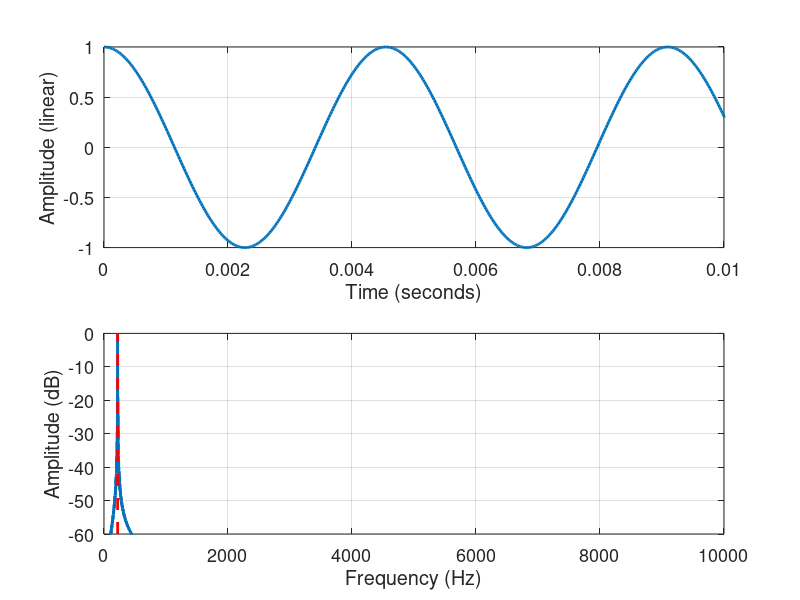

The MATLAB script that drew this image: (Note: this script raises an error after producing the figure.)
% FM synthesis example

addpath(genpath('../../proofOfConcept'))

% input parameters
fs = 44100;
dur = 1;
fc = 220;
fm = 1000;

% directories for saving
figDir = 'figures/';
audioDir = 'audioExamples/';

MVec = [0 1 5];
NM = length(MVec);



for m=1:NM
    M = MVec(m);

    % derived parameters
    T = 1/fs;
    N = dur*fs;
    n = 0:1:N-1;

    % fft parameters
    Nfft = 2^nextpow2(N);
    faxis = (fs/2)*linspace(0, 1, Nfft/2+1);

    %% envelope
    fadeTime = 0.1; % seconds
    fadeSamps = fadeTime*fs;
    env = [ones(1, N-fadeSamps) linspace(1, 0, fadeSamps)];


    %% FM synthesis
    x = cos(2*pi*fc*n*T + M*sin(2*pi*fm*n*T));
    x = x .* env;

    X = fft(x, Nfft);
    XPos = X(1:Nfft/2+1);

    %% plots

    figure
    subplot(211)
    plot(linspace(0, dur, N), x, 'linewidth', 2);
    xlim([0, 0.01])
    xlabel('Time (seconds)');
    ylabel('Amplitude (linear)');
    set(gca, 'fontsize', 13);
    grid on

    subplot(212)
    plot(faxis, 20*log10(abs(XPos)/max(abs(XPos))), 'linewidth', 2)
    hold on
    plot([fc fc], [-60 0], 'r--', 'linewidth', 2)
    xlim([0 10000])
    ylim([-60 0])
    xlabel('Frequency (Hz)');
    ylabel('Amplitude (dB)');
    set(gca, 'fontsize', 13);
    grid on
    
    fig = gcf;
    fig.PaperUnits = 'inches';
    fig.PaperPosition = [0 0 6 5];
    print([figDir 'FM_M' num2str(M) '.eps'], '-depsc', '-r0')
    
    %% save audio
    audiowrite([audioDir 'FM_M' num2str(M) '.wav'], scaleForSavingAudio(real(x)), fs);
    
    
end
